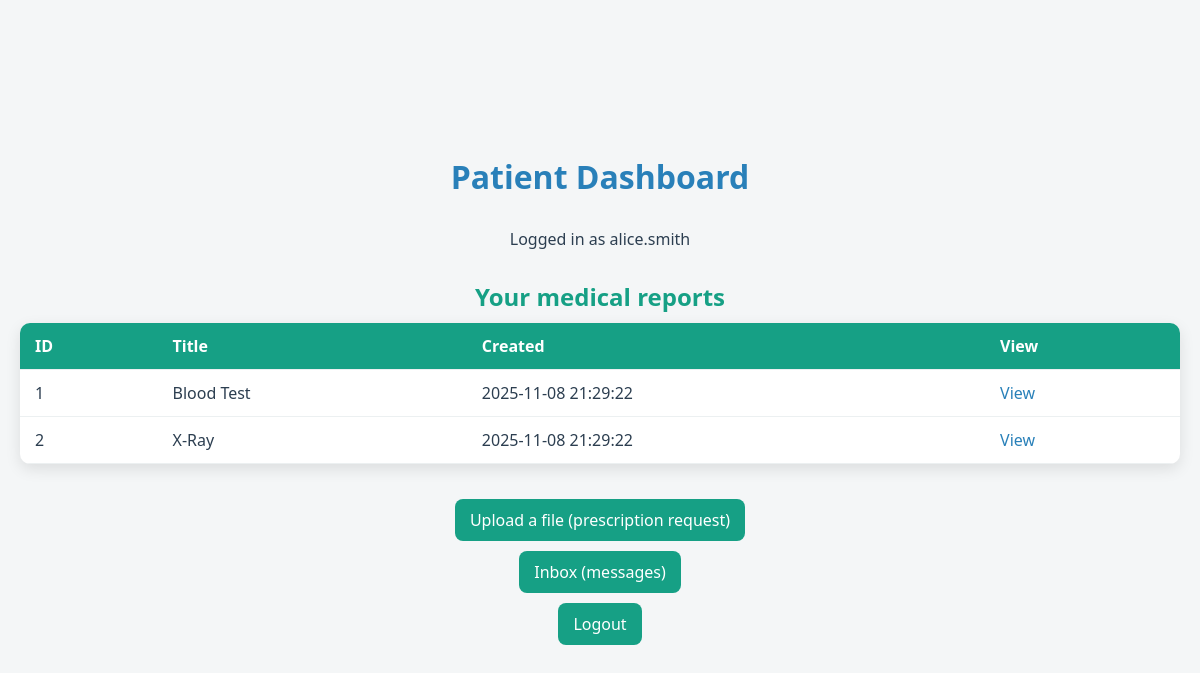
The app's page /reports (signed in), older data.
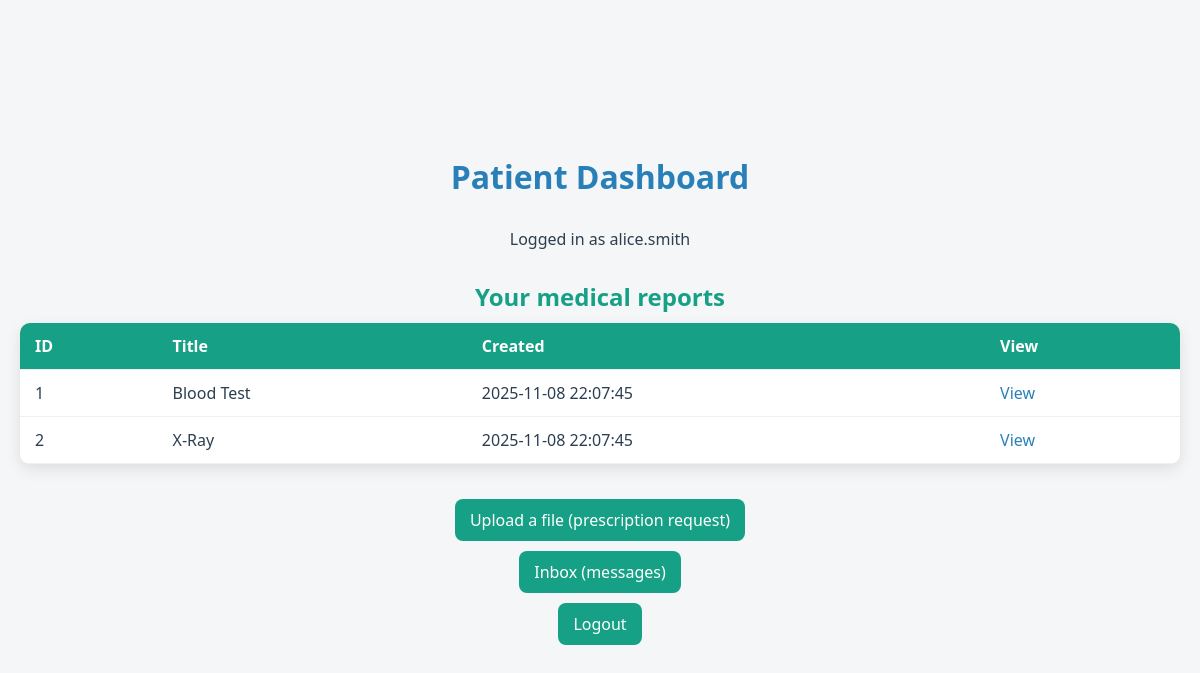
The same page, newer data.
### tables this page shows
CREATE TABLE reports (
    id INTEGER PRIMARY KEY AUTOINCREMENT,
    owner_id INTEGER NOT NULL,
    title TEXT NOT NULL,
    content TEXT,
    created_at TIMESTAMP DEFAULT CURRENT_TIMESTAMP,
    FOREIGN KEY (owner_id) REFERENCES users(id)
);

### app/src/reports.py (the view)
@reports_bp.route("/reports")
@require_auth
def list_reports():
    conn = get_db()
    role = g.user["role"]
    username = g.user["sub"]
    if role == "patient":
        cur = conn.execute("SELECT id FROM users WHERE username=?", (username,))
        user_row = cur.fetchone()
        if not user_row:
            return "User not found", 404
        user_id = user_row[0]
        cur = conn.execute("SELECT id, title, created_at FROM reports WHERE owner_id=?", (user_id,))
        rows = cur.fetchall()
        return render_template("patient_dashboard.html", reports=rows, user=username)
    elif role == "doctor":
        return render_template("doctor_dashboard.html", user=username)
    elif role == "pharmacist":
        return render_template("pharmachist_dashboard.html", user=username)
    else:
        return "Unknown role", 403

### app/src/auth.py (called while the page is built)
def require_auth(f):
    @wraps(f)
    def inner(*args, **kwargs):
        token = request.cookies.get("oopsy_jwt")
        if not token:
            return redirect(url_for("auth.login"))
        try:
            data = jwt.decode(token, JWT_SECRET, algorithms=["HS256"])
        except Exception:
            return redirect(url_for("auth.login"))
        g.user = data  # stores username and role
        return f(*args, **kwargs)
    return inner

### app/src/reports.py (called while the page is built)
def get_db():
    return sqlite3.connect(str(DB_FILE))

### app/templates/patient_dashboard.html (shortened to what this page needs)
<!doctype html>
<html>
<head>
  <link rel="stylesheet" href="/static/css/styles.css">
  <link rel="stylesheet" href="/static/css/patient_dashboard.css">
</head>
<body>
  <h1>Patient Dashboard</h1>
  <p>Logged in as {{ user }}</p>
  <h2>Your medical reports</h2>
  <table class="table">
    <thead><tr><th>ID</th><th>Title</th><th>Created</th><th>View</th></tr></thead>
    <tbody>
      {% for r in reports %}
      <tr>
        <td>{{ r[0] }}</td>
        <td>{{ r[1] }}</td>
        <td>{{ r[2] }}</td>
        <td><a href="/report?id={{ r[0] }}">View</a></td>
      </tr>
      {% endfor %}
    </tbody>
  </table>
   <p><a href="/uploads/new">Upload a file (prescription request)</a></p>
   <p><a href="/inbox">Inbox (messages)</a></p>
   <p><a href="/auth/logout">Logout</a></p>
</body>
</html>

Row changes from the older to the newer data that the page shows:
changed reports "Blood Test": created_at "2025-11-08 21:29:22" → "2025-11-08 22:07:45"
changed reports "X-Ray": created_at "2025-11-08 21:29:22" → "2025-11-08 22:07:45"
